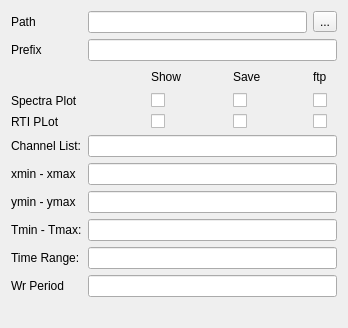
            <widget class="QWidget" name="tabgraphSpectraHeis">
             <attribute name="title">
              <string>Graphics</string>
             </attribute>
             <layout class="QGridLayout" name="gridLayout_20">
              <item row="1" column="0">
               <widget class="QLabel" name="label_54">
                <property name="text">
                 <string>Prefix</string>
                </property>
               </widget>
              </item>
              <item row="0" column="6">
               <widget class="QToolButton" name="specHeisGraphToolPath">
                <property name="text">
                 <string>...</string>
                </property>
               </widget>
              </item>
              <item row="4" column="2">
               <widget class="QCheckBox" name="specHeisGraphCebRTIplot">
                <property name="text">
                 <string/>
                </property>
               </widget>
              </item>
              <item row="7" column="0">
               <widget class="QLabel" name="label_62">
                <property name="text">
                 <string>ymin - ymax</string>
                </property>
               </widget>
              </item>
              <item row="8" column="0">
               <widget class="QLabel" name="label_63">
                <property name="text">
                 <string>Tmin - Tmax:</string>
                </property>
               </widget>
              </item>
              <item row="9" column="0">
               <widget class="QLabel" name="label_64">
                <property name="text">
                 <string>Time Range:</string>
                </property>
               </widget>
              </item>
              <item row="10" column="0">
               <widget class="QLabel" name="label_65">
                <property name="text">
                 <string>Wr Period</string>
                </property>
               </widget>
              </item>
              <item row="11" column="0" colspan="2">
               <spacer name="horizontalSpacer_14">
                <property name="orientation">
                 <enum>Qt::Horizontal</enum>
                </property>
                <property name="sizeHint" stdset="0">
                 <size>
                  <width>134</width>
                  <height>20</height>
                 </size>
                </property>
               </spacer>
              </item>
              <item row="10" column="1" colspan="6">
               <widget class="QLineEdit" name="specHeisGgraphftpratio"/>
              </item>
              <item row="4" column="6">
               <widget class="QCheckBox" name="specHeisGraphftpRTIplot">
                <property name="text">
                 <string/>
                </property>
               </widget>
              </item>
              <item row="8" column="1" colspan="6">
               <widget class="QLineEdit" name="specHeisGgraphTminTmax"/>
              </item>
              <item row="5" column="0">
               <widget class="QLabel" name="label_60">
                <property name="text">
                 <string>Channel List:</string>
                </property>
               </widget>
              </item>
              <item row="6" column="0">
               <widget class="QLabel" name="label_61">
                <property name="text">
                 <string>xmin - xmax</string>
                </property>
               </widget>
              </item>
              <item row="1" column="1" colspan="6">
               <widget class="QLineEdit" name="specHeisGraphPrefix"/>
              </item>
              <item row="2" column="4">
               <widget class="QLabel" name="label_56">
                <property name="text">
                 <string>Save</string>
                </property>
               </widget>
              </item>
              <item row="2" column="6">
               <widget class="QLabel" name="label_57">
                <property name="text">
                 <string>ftp</string>
                </property>
               </widget>
              </item>
              <item row="3" column="0">
               <widget class="QLabel" name="label_58">
                <property name="text">
                 <string>Spectra Plot</string>
                </property>
               </widget>
              </item>
              <item row="3" column="2">
               <widget class="QCheckBox" name="specHeisGraphCebSpectraplot">
                <property name="text">
                 <string/>
                </property>
               </widget>
              </item>
              <item row="7" column="1" colspan="6">
               <widget class="QLineEdit" name="specHeisGgraphYminYmax"/>
              </item>
              <item row="0" column="0">
               <widget class="QLabel" name="label_53">
                <property name="text">
                 <string>Path</string>
                </property>
               </widget>
              </item>
              <item row="2" column="2">
               <widget class="QLabel" name="label_55">
                <property name="text">
                 <string>Show</string>
                </property>
               </widget>
              </item>
              <item row="4" column="4">
               <widget class="QCheckBox" name="specHeisGraphSaveRTIplot">
                <property name="text">
                 <string/>
                </property>
               </widget>
              </item>
              <item row="2" column="3">
               <spacer name="horizontalSpacer_13">
                <property name="orientation">
                 <enum>Qt::Horizontal</enum>
                </property>
                <property name="sizeHint" stdset="0">
                 <size>
                  <width>40</width>
                  <height>20</height>
                 </size>
                </property>
               </spacer>
              </item>
              <item row="6" column="1" colspan="6">
               <widget class="QLineEdit" name="specHeisGgraphXminXmax"/>
              </item>
              <item row="5" column="1" colspan="6">
               <widget class="QLineEdit" name="specHeisGgraphChannelList"/>
              </item>
              <item row="9" column="1" colspan="6">
               <widget class="QLineEdit" name="specHeisGgraphTimeRange"/>
              </item>
              <item row="11" column="3" colspan="3">
               <spacer name="horizontalSpacer_19">
                <property name="orientation">
                 <enum>Qt::Horizontal</enum>
                </property>
                <property name="sizeHint" stdset="0">
                 <size>
                  <width>106</width>
                  <height>20</height>
                 </size>
                </property>
               </spacer>
              </item>
              <item row="3" column="4">
               <widget class="QCheckBox" name="specHeisGraphSaveSpectra">
                <property name="text">
                 <string/>
                </property>
               </widget>
              </item>
              <item row="3" column="6">
               <widget class="QCheckBox" name="specHeisGraphftpSpectra">
                <property name="text">
                 <string/>
                </property>
               </widget>
              </item>
              <item row="4" column="0">
               <widget class="QLabel" name="label_59">
                <property name="text">
                 <string>RTI PLot</string>
                </property>
               </widget>
              </item>
              <item row="2" column="5">
               <spacer name="horizontalSpacer_21">
                <property name="orientation">
                 <enum>Qt::Horizontal</enum>
                </property>
                <property name="sizeHint" stdset="0">
                 <size>
                  <width>40</width>
                  <height>20</height>
                 </size>
                </property>
               </spacer>
              </item>
              <item row="0" column="1" colspan="5">
               <widget class="QLineEdit" name="specHeisGraphPath"/>
              </item>
             </layout>
            </widget>
